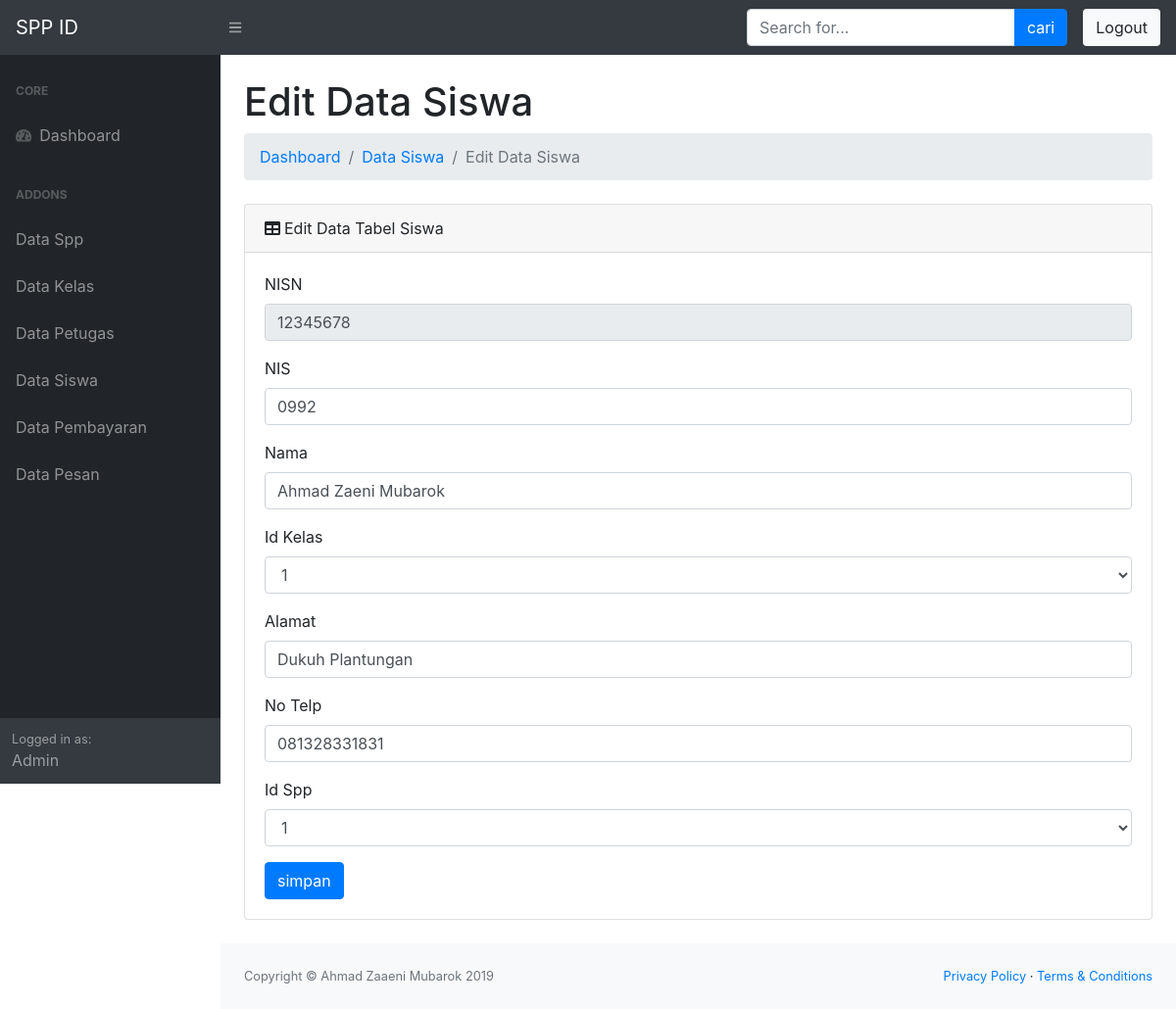
/dist/layout.php?page=editsiswa&nisn=12345678 (signed in), run on the app's committed database.
### tables this page shows
CREATE TABLE `siswa` (
  `nisn` char(10) NOT NULL,
  `nis` char(8) NOT NULL,
  `nama` varchar(35) NOT NULL,
  `id_kelas` int(11) NOT NULL,
  `alamat` text NOT NULL,
  `no_telp` varchar(13) NOT NULL,
  `id_spp` int(11) NOT NULL
);

CREATE TABLE `kelas` (
  `id_kelas` int(11) NOT NULL,
  `nama_kelas` varchar(10) NOT NULL,
  `kompetensi_keahlian` varchar(50) NOT NULL
);

CREATE TABLE `spp` (
  `id_spp` int(11) NOT NULL,
  `tahun` int(11) NOT NULL,
  `nominal` int(11) NOT NULL
);

### dist/koneksi.php (called while the page is built, shortened)
<?php
$db = mysqli_connect("localhost", "root", "", "spp");
function show($table, $where = null) {
	global $db;
	$command = "SELECT * FROM $table";
	if ($where != null) {
		$command .= " WHERE $where";
	}
	$query = mysqli_query($db, $command) or die ($db->error);
	$row = array();
	while ($rows = mysqli_fetch_array($query, MYSQLI_BOTH)) {
		$row[] = $rows;
	}
	return $row;
}

### dist/editsiswa.php (the view, shortened to what this page needs)
<?php
$nisn = @$_GET['nisn'];
$data = show("siswa", "nisn = '$nisn'");
?>
<div class="container-fluid">
                        <h1 class="mt-4">Edit Data Siswa</h1>
                        <ol class="breadcrumb mb-4">
                            <li class="breadcrumb-item"><a href="?page=index">Dashboard</a></li>
                            <li class="breadcrumb-item"><a href="?page=siswa">Data Siswa</a></li>
                            <li class="breadcrumb-item active">Edit Data Siswa</li>
                        </ol>
                        <div class="card mb-4">
                            <div class="card-header"><i class="fas fa-table mr-1"></i>Edit Data Tabel Siswa</div>
                            <div class="card-body">
                               <form action="" method="post">
                                    <div class="form-group">
                                        <label>NISN</label>
                                        <input type="text" name="nisn" class="form-control" placeholder="masukkan nisn" value="<?php echo $data[0]['nisn']; ?>" readonly required>
                                    </div>
                                    <div class="form-group">
                                        <label>NIS</label>
                                        <input type="text" name="nis" class="form-control" placeholder="masukkan nis" value="<?php echo $data[0]['nis']; ?>" required>
                                    </div>
                                    <div class="form-group">
                                        <label>Nama</label>
                                        <input type="text" name="nama" class="form-control" placeholder="masukkan nama" value="<?php echo $data[0]['nama']; ?>" required>
                                    </div>
                                    <div class="form-group">
                                        <label>Id Kelas</label>
                                        <select class="form-control" name="id_kelas">
                                            <?php
                                            $row = show("kelas");
                                            foreach ($row as $data1) {
                                            ?>
                                            <option value="<?php echo $data1['id_kelas']; ?>" <?php if ($data[0]['id_kelas'] == $data1['id_kelas']) { echo 'selected'; } ?>><?php echo $data1['id_kelas']; ?></option>
                                            <?php } ?>
                                        </select>
                                    </div>
                                    <div class="form-group">
                                        <label>Alamat</label>
                                        <input type="text" name="alamat" class="form-control" placeholder="masukkan alamat" value="<?php echo $data[0]['alamat']; ?>" required>
                                    </div>
                                    <div class="form-group">
                                        <label>No Telp</label>
                                        <input type="text" name="no_telp" class="form-control" placeholder="masukkan no telp" value="<?php echo $data[0]['no_telp']; ?>" required>
                                    </div>
                                    <div class="form-group">
                                        <label>Id Spp</label>
                                        <select class="form-control" name="id_spp">
                                            <?php
                                            $row = show("spp");
                                            foreach ($row as $data1) {
                                            ?>
                                            <option value="<?php echo $data1['id_spp']; ?>" <?php if ($data[0]['id_spp'] == $data1['id_spp']) { echo 'selected'; } ?>><?php echo $data1['id_spp']; ?></option>
                                            <?php } ?>
                                        </select>
                                    </div>
                                    <input type="submit" name="simpan" value="simpan" class="btn btn-primary">
                                </form>
                            </div>
                        </div>
                    </div>

### data on the page
siswa: nisn "12345678", nis "0992", nama "Ahmad Zaeni Mubarok", id_kelas "1", alamat "Dukuh Plantungan", no_telp "081328331831", id_spp "1"
